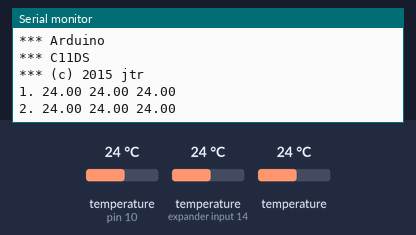
Recording of a sketch running on a simulated Arduino Uno, built with avr-gcc and run on an emulated ATmega328P. Parts: the last lines printed to the serial monitor. The inputs (shaded band) are chosen by the test bench; at power-on: temperature (sensors on pin 10, expander input 14) 24 °C, temperature 24 °C.

Above: at 11.2 s.
11.3 s: temperature (sensor on pin 10) set to 12 °C
At 21.4 s:
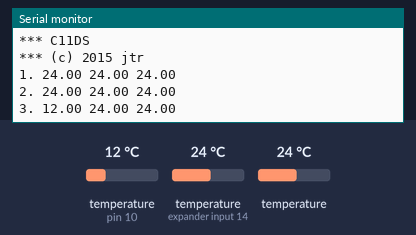
21.6 s: temperature (sensor on expander input 14) set to 12 °C
At 31.5 s:
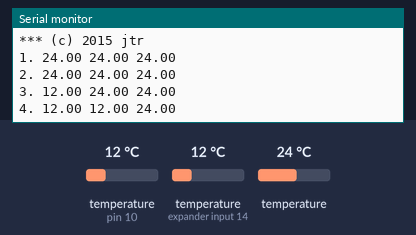
31.9 s: temperature (sensor 210) set to 12 °C
At 42.0 s:
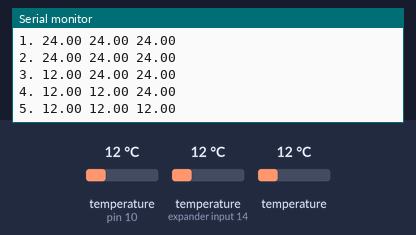
42.2 s: temperature (sensor on pin 10) set to 19 °C
At 52.2 s:
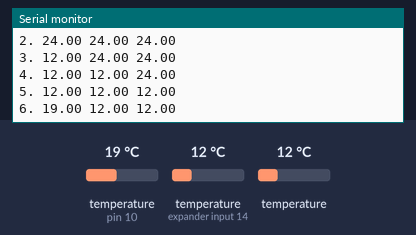
52.5 s: temperature (sensor on expander input 14) set to 19 °C
At 62.5 s:
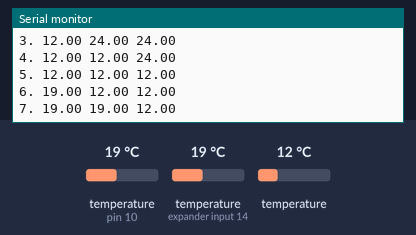
62.8 s: temperature (sensor 210) set to 19 °C
At 72.5 s:
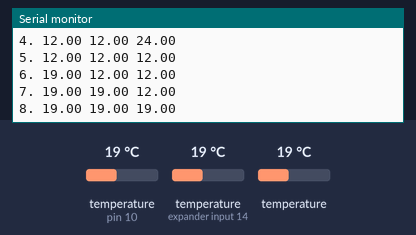
Timing chart, 0 to 74.0 s (numbered marks = the images above; inputs shaded):
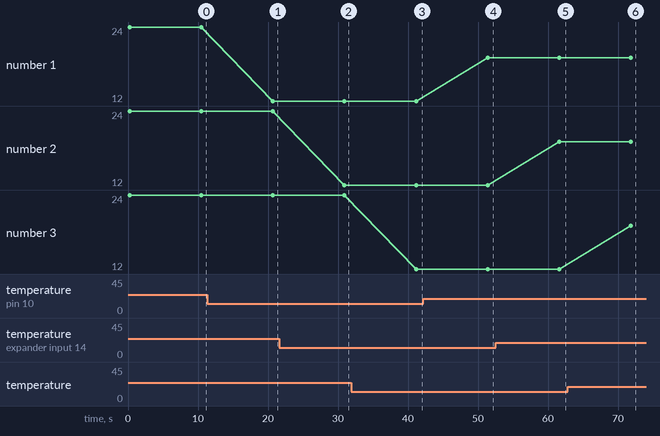

The sketch:

C11DS.ino
```cpp
// This Arduino sketch reads DS18B20 "1-Wire" digital
// temperature sensors.
// Tutorial:
// http://www.hacktronics.com/Tutorials/arduino-1-wire-tutorial.html

#include <OneWire.h>
#include <DallasTemperature.h>

// Data wire is plugged into pin 3 on the Arduino
#define ONE_WIRE_BUS 10

// Setup a oneWire instance to communicate with any OneWire devices
OneWire oneWire(ONE_WIRE_BUS);

// Pass our oneWire reference to Dallas Temperature.
DallasTemperature sensors(&oneWire);

// Assign the addresses of your 1-Wire temp sensors.
// See the tutorial on how to obtain these addresses:
// http://www.hacktronics.com/Tutorials/arduino-1-wire-address-finder.html

DeviceAddress Thermometer1 = { 0x28, 0xFF, 0xE4, 0x1E, 0x61, 0x15, 0x03, 0x5F };
DeviceAddress Thermometer2 = { 0x28, 0xFF, 0xE1, 0x6C, 0x61, 0x15, 0x03, 0x22 };
DeviceAddress Thermometer3 = { 0x28, 0xFF, 0x55, 0x29, 0x61, 0x15, 0x03, 0x13 };

#define RESET_COUNTER 10000
#define DELAY_SECOND  1000

int counter = 0;

void(* resetFunc) (void) = 0;

void setup(void)
{
  // start serial port
  Serial.begin(9600);
  Serial.println("*** Arduino");
  Serial.println("*** C11DS");
  Serial.println("*** (c) 2015 jtr");
  Serial.println("");

  // Start up the library
  sensors.begin();
  // set the resolution to 10 bit (good enough?)
  sensors.setResolution(Thermometer1, 10);
  sensors.setResolution(Thermometer2, 10);
  sensors.setResolution(Thermometer3, 10);

//  discoverOneWireDevices();
}

float getTemperature(DeviceAddress deviceAddress)
{
  float tempC = sensors.getTempC(deviceAddress);
  if (tempC == -127.00)
    Serial.print("Error getting temperature");
  return (tempC);
}

void loop(void)
{
  float t1, t2, t3;

  sensors.requestTemperatures();

  t1 = getTemperature(Thermometer1);
  t2 = getTemperature(Thermometer2);
  t3 = getTemperature(Thermometer3);

  Serial.println(String(++counter) + ". " + String(t1) + " " + String(t2) + " " + String(t3));

  for (int n = 1; n <= 1; ++n)
    delay(10000);

  if (counter == RESET_COUNTER) {
     Serial.println("Rebooting....");
     delay(DELAY_SECOND);
     resetFunc();
  }
}

void discoverOneWireDevices(void) {
  byte i;
  byte present = 0;
  byte data[12];
  byte addr[8];

  Serial.println("Looking for 1-Wire devices...");
  while (oneWire.search(addr)) {
    Serial.println("\nFound 1-Wire device with address:");
    for (i = 0; i < 8; i++) {
      Serial.print("0x");
      if (addr[i] < 16) {
        Serial.print('0');
      }
      Serial.print(addr[i], HEX);
      if (i < 7) {
        Serial.print(", ");
      }
    }
    if (OneWire::crc8( addr, 7) != addr[7]) {
        Serial.println("\nCRC is not valid!");
        return;
    }
  }
  Serial.println("\nThat's it.");
  oneWire.reset_search();
  return;
}
```

Measured:
- after the input at 11.3 s, the serial monitor: prints a new line after 9.4 s (image 1)
- after the input at 21.6 s, the serial monitor: prints a new line after 9.3 s (image 2)
- after the input at 31.9 s, the serial monitor: prints a new line after 9.2 s (image 3)
- after the input at 42.2 s, the serial monitor: prints a new line after 9.2 s (image 4)
- after the input at 52.5 s, the serial monitor: prints a new line after 9.1 s (image 5)
- after the input at 62.8 s, the serial monitor: prints a new line after 9.0 s (image 6)
- plotted number 1: 24 → 12 after the input at 11.3 s, 12 → 19 after the input at 42.2 s
